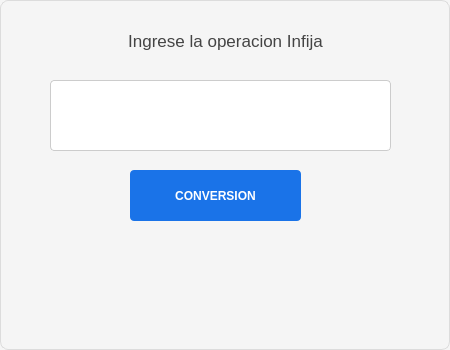
<?xml version="1.0" encoding="UTF-8"?>
<ui version="4.0">
 <class>Dialog</class>
 <widget class="QDialog" name="Dialog">
  <property name="geometry">
   <rect>
    <x>0</x>
    <y>0</y>
    <width>450</width>
    <height>350</height>
   </rect>
  </property>
  <property name="windowTitle">
   <string>Infija a Posfija</string>
  </property>
  <property name="styleSheet">
   <string notr="true">/* Estilo general del diálogo */
QDialog {
    background-color: #f5f5f5;   /* Fondo claro */
    border: 1px solid #dcdcdc;   /* Borde sutil */
    border-radius: 8px;          /* Esquinas suaves */
    color: #333333;              /* Texto neutro */
}

/* Etiquetas */
QLabel {
    color: #444444;              /* Gris oscuro para contraste */
    padding: 4px;
}

/* Campos de texto */
QLineEdit {
    background-color: #ffffff;   /* Fondo blanco */
    border: 1px solid #cccccc;   /* Borde suave */
    border-radius: 4px;
    padding: 6px;
    selection-background-color: #87cefa; /* Azul claro al seleccionar */
    selection-color: #000000;
}

QLineEdit:focus {
    border: 1px solid #1a73e8;   /* Azul corporativo al enfocar */
    background-color: #fafafa;
}

/* Botones */
QPushButton {
    background-color: #1a73e8;   /* Azul profesional */
    color: #ffffff;
    border: none;
    border-radius: 4px;
    padding: 8px 14px;
    font-weight: bold;
}

QPushButton:hover {
    background-color: #1669c1;   /* Azul más intenso al pasar el cursor */
}

QPushButton:pressed {
    background-color: #0d47a1;   /* Azul profundo al presionar */
}

QPushButton:disabled {
    background-color: #e0e0e0;   /* Gris claro para deshabilitado */
    color: #888888;
}
</string>
  </property>
  <widget class="QLineEdit" name="ent_dato">
   <property name="geometry">
    <rect>
     <x>50</x>
     <y>80</y>
     <width>341</width>
     <height>71</height>
    </rect>
   </property>
  </widget>
  <widget class="QPushButton" name="btn_conv">
   <property name="geometry">
    <rect>
     <x>130</x>
     <y>170</y>
     <width>171</width>
     <height>51</height>
    </rect>
   </property>
   <property name="text">
    <string>CONVERSION</string>
   </property>
  </widget>
  <widget class="QLabel" name="lbl_resultado">
   <property name="geometry">
    <rect>
     <x>50</x>
     <y>240</y>
     <width>341</width>
     <height>91</height>
    </rect>
   </property>
   <property name="text">
    <string/>
   </property>
  </widget>
  <widget class="QLabel" name="label_2">
   <property name="geometry">
    <rect>
     <x>60</x>
     <y>10</y>
     <width>331</width>
     <height>61</height>
    </rect>
   </property>
   <property name="font">
    <font>
     <pointsize>13</pointsize>
    </font>
   </property>
   <property name="text">
    <string>Ingrese la operacion Infija</string>
   </property>
   <property name="alignment">
    <set>Qt::AlignCenter</set>
   </property>
  </widget>
 </widget>
 <resources/>
 <connections/>
</ui>
